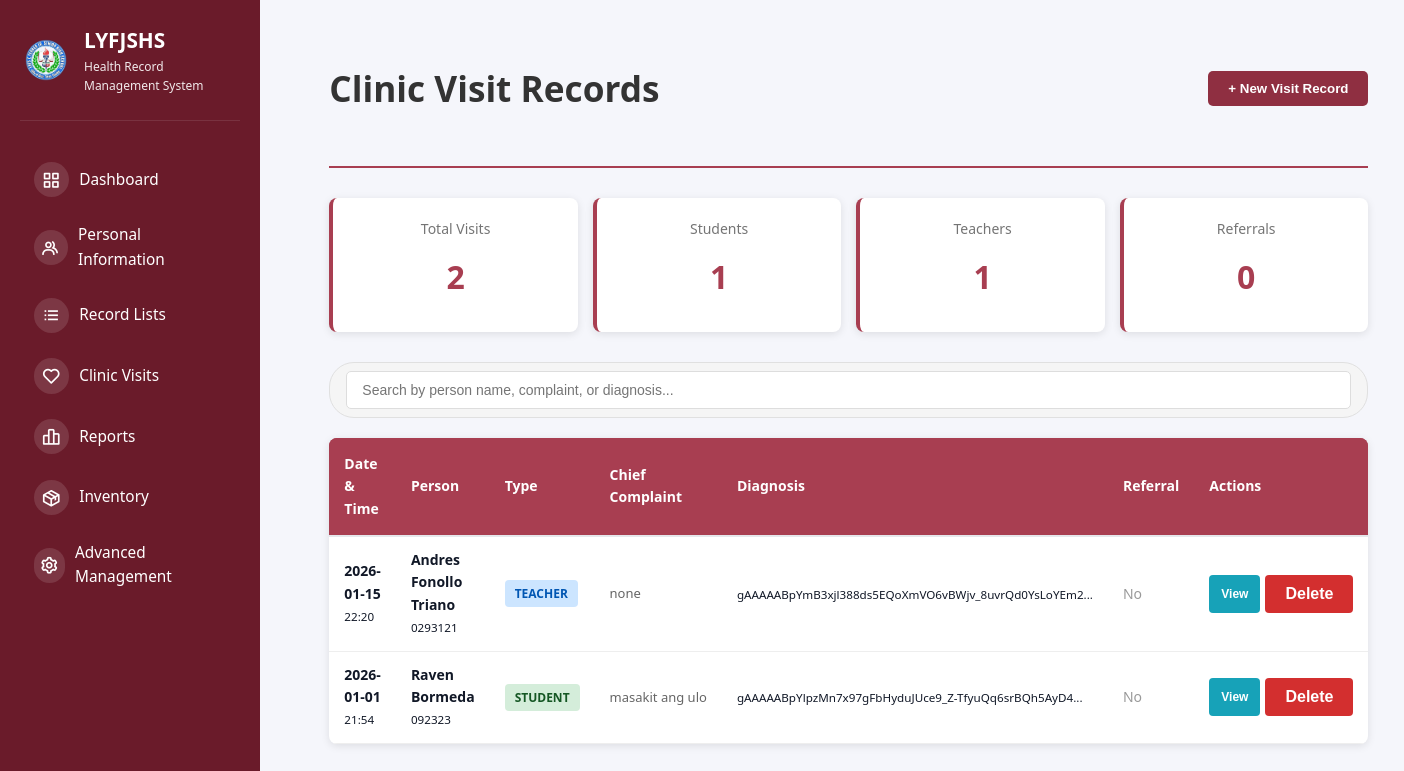
Page /clinic-visits (signed in) on the earlier database version.
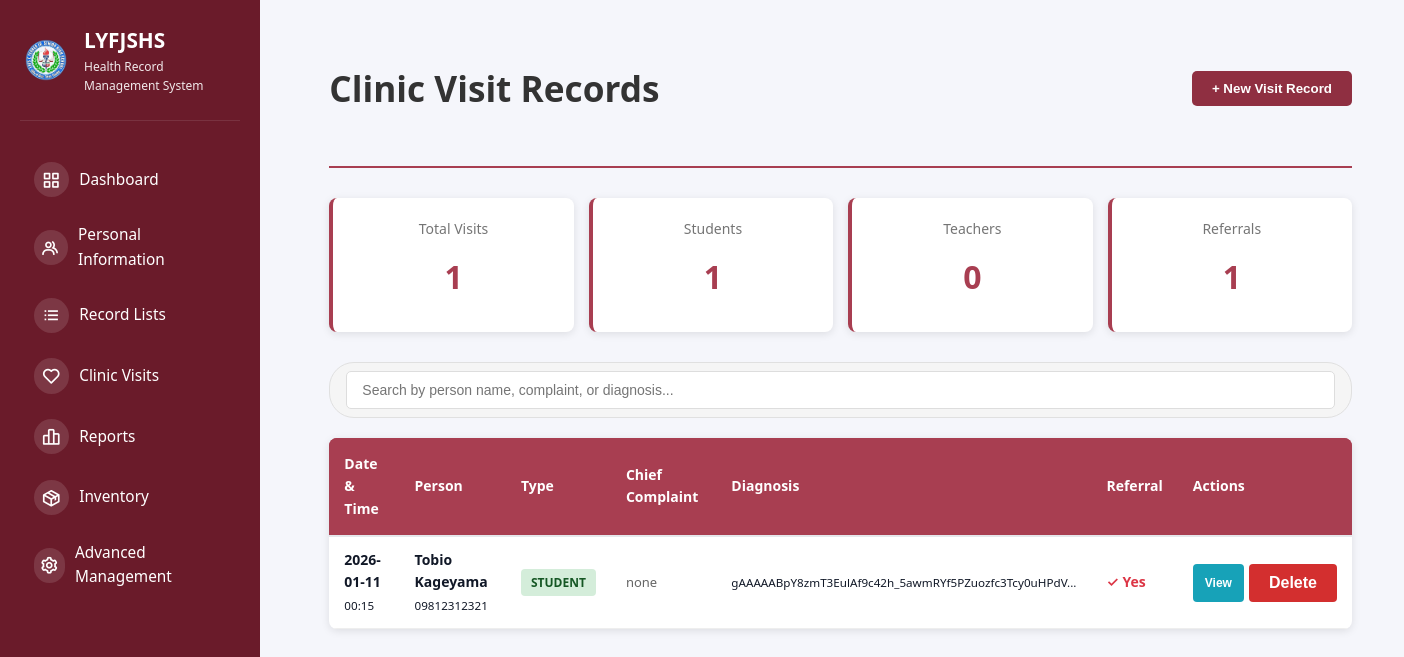
Same page on the later database version.
### tables this page shows
CREATE TABLE clinic_visits (
            id INTEGER PRIMARY KEY AUTOINCREMENT,
            person_type TEXT NOT NULL,
            person_id INTEGER NOT NULL,
            visit_date DATE NOT NULL,
            visit_time TIME,
            nurse_id INTEGER,
            nurse_name TEXT,
            temperature REAL,
            blood_pressure TEXT,
            heart_rate INTEGER,
            respiratory_rate INTEGER,
            chief_complaint TEXT NOT NULL,
            physical_examination TEXT,
            diagnosis TEXT,
            assessment TEXT,
            treatment_provided TEXT,
            medications_given TEXT,
            first_aid_provided TEXT,
            recommendations TEXT,
            referral_needed INTEGER DEFAULT 0,
            referral_type TEXT,
            referral_to TEXT,
            visit_notes TEXT,
            follow_up_required INTEGER DEFAULT 0,
            follow_up_date DATE,
            created_at TIMESTAMP DEFAULT CURRENT_TIMESTAMP,
            updated_at TIMESTAMP DEFAULT CURRENT_TIMESTAMP, patient_sex TEXT, patient_age INTEGER,
            FOREIGN KEY(nurse_id) REFERENCES users(id)
        );

### src/app.py (the view)
@app.route("/clinic-visits")
@require_role('super_admin', 'health_officer', 'class_advisor')
def view_clinic_visits():
    db = get_db_connection()
    if not db:
        flash("Database error.", "danger")
        return redirect(url_for("dashboard"))
    try:
        cursor = db.cursor()
        cursor.execute("SELECT role, advisory_class FROM users WHERE id = ?", (session.get("user_id"),))
        user_row = cursor.fetchone()
        user_role = safe_row_get(user_row, 'role') if user_row else None
        advisory_class = safe_row_get(user_row, 'advisory_class') if user_row else None
        if user_role == 'class_advisor' and advisory_class:
            query = """
                SELECT cv.*,
                       CASE WHEN cv.person_type = 'student' THEN s.name ELSE t.name END as person_name,
                       CASE WHEN cv.person_type = 'student' THEN s.studentLRN ELSE t.teacherID END as person_code,
                       CASE WHEN cv.person_type = 'student' THEN s.class ELSE NULL END as person_class
                FROM clinic_visits cv
                LEFT JOIN students s ON cv.person_type = 'student' AND cv.person_id = s.id
                LEFT JOIN teachers t ON cv.person_type = 'teacher' AND cv.person_id = t.id
                WHERE cv.person_type = 'student' AND s.class = ?
                ORDER BY cv.visit_date DESC, cv.visit_time DESC
            """
            cursor.execute(query, (advisory_class,))
        else:
            query = """
                SELECT cv.*,
                       CASE WHEN cv.person_type = 'student' THEN s.name ELSE t.name END as person_name,
                       CASE WHEN cv.person_type = 'student' THEN s.studentLRN ELSE t.teacherID END as person_code
                FROM clinic_visits cv
                LEFT JOIN students s ON cv.person_type = 'student' AND cv.person_id = s.id
                LEFT JOIN teachers t ON cv.person_type = 'teacher' AND cv.person_id = t.id
                ORDER BY cv.visit_date DESC, cv.visit_time DESC
            """
            cursor.execute(query)
        visits = [decrypt_clinic_visit_record(dict(row)) for row in cursor.fetchall()]
        db.close()
        return render_template("clinic/clinic_visits_list.html", visits=visits, user_role=user_role, advisory_class=advisory_class)
    except sqlite3.Error as e:
        flash(f"Database error: {str(e)}", "danger")
        return redirect(url_for("dashboard"))

### templates/clinic/clinic_visits_list.html (shortened to what this page needs)
{% extends "shared/base.html" %}  {% block content %} {% if user_role == 'class_advisor' and
advisory_class %}
<div class="visits-container" style="max-width: 1000px">
  <div style="margin-bottom: 20px">
    <h2 style="margin: 0; color: #333; font-size: 1.8rem">
      Clinic Visit Records for {{ advisory_class }}
    </h2>
  </div>
  {% if visits %}
  <div class="visits-table">
    <table>
      <thead>
        <tr>
          <th>Date & Time</th>
          <th>Person</th>
          <th>Type</th>
          <th>Chief Complaint</th>
          <th>Diagnosis</th>
          <th>Referral</th>
          <th>Actions</th>
        </tr>
      </thead>
      <tbody>
        {% for visit in visits %}
        <tr>
          <td>
            <strong>{{ visit.visit_date }}</strong><br />
            <small>{{ visit.visit_time or '—' }}</small>
          </td>
          <td>
            <strong>{{ visit.person_name }}</strong><br />
            <small>{{ visit.person_code }}</small>
          </td>
          <td>
            <span
              class="person-type-badge {% if visit.person_type == 'student' %}badge-student{% else %}badge-teacher{% endif %}"
            >
              {{ visit.person_type|upper }}
            </span>
          </td>
          <td class="complaint-text" title="{{ visit.chief_complaint }}">
            {{ visit.chief_complaint }}
          </td>
          <td>
            {% if visit.diagnosis %}
            <small
              >{{ visit.diagnosis[:50] }}{{ '...' if visit.diagnosis|length > 50
              else '' }}</small
            >
            {% else %}
            <small style="color: #999">—</small>
            {% endif %}
          </td>
          <td>
            {% if visit.referral_needed == 1 %}
            <span style="color: #dc3545; font-weight: 600">✓ Yes</span>
            {% else %}
            <span style="color: #999">No</span>
            {% endif %}
          </td>
          <td>
            <div class="action-buttons">
              <button
                type="button"
                class="btn-view"
                data-visit-id="{{ visit.id }}"
                data-person-name="{{ visit.person_name }}"
                data-visit-date="{{ visit.visit_date }}"
                data-chief-complaint="{{ visit.chief_complaint }}"
                data-diagnosis="{{ visit.diagnosis or '' }}"
                data-treatment="{{ visit.treatment_provided or '' }}"
                onclick="openViewModal(this.dataset.visitId, this.dataset.personName, this.dataset.visitDate, this.dataset.chiefComplaint, this.dataset.diagnosis, this.dataset.treatment)"
              >
                View
              </button>
            </div>
          </td>
        </tr>
        {% endfor %}
      </tbody>
    </table>
  </div>
  {% else %}
  <div class="empty-state">
    <div class="empty-state-icon">📭</div>
    <h3>No clinic visit records found</h3>
    <p>There are no clinic visit records for your section yet.</p>
  </div>
  {% endif %}
</div>
{% else %}
<div class="visits-container">
  <div class="visits-header">
    <h1>Clinic Visit Records</h1>
    {% if user_role != 'class_advisor' %}
    <button onclick="openVisitModal()" class="btn-new-visit">
      + New Visit Record
    </button>
    {% endif %}
  </div>
  <div class="stat-boxes">
    <div class="stat-box">
      <div class="stat-label">Total Visits</div>
      <div class="stat-number">{{ visits|length }}</div>
    </div>
    <div class="stat-box">
      <div class="stat-label">Students</div>
      <div class="stat-number">
        {{ visits|selectattr('person_type', 'equalto', 'student')|list|length }}
      </div>
    </div>
    <div class="stat-box">
      <div class="stat-label">Teachers</div>
      <div class="stat-number">
        {{ visits|selectattr('person_type', 'equalto', 'teacher')|list|length }}
      </div>
    </div>
    <div class="stat-box">
      <div class="stat-label">Referrals</div>
      <div class="stat-number">
        {{ visits|selectattr('referral_needed', 'equalto', 1)|list|length }}
      </div>
    </div>
  </div>
  {% if visits %}
  <div class="search-container">
    <div class="search-input-group">
      <input
        type="text"
        id="visitsSearch"
        class="search-input"
        placeholder="Search by person name, complaint, or diagnosis..."
        onkeyup="filterVisitsTable()"
      />
    </div>
  </div>
  <div class="visits-table">
    <table id="visitsTable">
      <thead>
        <tr>
          <th>Date & Time</th>
          <th>Person</th>
          <th>Type</th>
          <th>Chief Complaint</th>
          <th>Diagnosis</th>
          <th>Referral</th>
          <th>Actions</th>
        </tr>
      </thead>
      <tbody>
        {% for visit in visits %}
        <tr>
          <td>
            <strong>{{ visit.visit_date }}</strong><br />
            <small>{{ visit.visit_time or '—' }}</small>
          </td>
          <td>
            <strong>{{ visit.person_name }}</strong><br />
            <small>{{ visit.person_code }}</small>
          </td>
          <td>
            <span
              class="person-type-badge {% if visit.person_type == 'student' %}badge-student{% else %}badge-teacher{% endif %}"
            >
              {{ visit.person_type|upper }}
            </span>
          </td>
          <td class="complaint-text" title="{{ visit.chief_complaint }}">
            {{ visit.chief_complaint }}
          </td>
          <td>
            {% if visit.diagnosis %}
            <small
              >{{ visit.diagnosis[:50] }}{{ '...' if visit.diagnosis|length > 50
              else '' }}</small
            >
            {% else %}
            <small style="color: #999">—</small>
            {% endif %}
          </td>
          <td>
            {% if visit.referral_needed == 1 %}
            <span style="color: #dc3545; font-weight: 600">✓ Yes</span>
            {% else %}
            <span style="color: #999">No</span>
            {% endif %}
          </td>
          <td>
            <div class="action-buttons">
              <button
                type="button"
                class="btn-view"
                data-visit-id="{{ visit.id }}"
                data-person-name="{{ visit.person_name }}"
                data-visit-date="{{ visit.visit_date }}"
                data-chief-complaint="{{ visit.chief_complaint }}"
                data-diagnosis="{{ visit.diagnosis or '' }}"
                data-treatment="{{ visit.treatment_provided or '' }}"
                onclick="openViewModal(this.dataset.visitId, this.dataset.personName, this.dataset.visitDate, this.dataset.chiefComplaint, this.dataset.diagnosis, this.dataset.treatment)"
              >
                View
              </button>
              <button
                type="button"
                class="btn-delete"
                data-visit-id="{{ visit.id }}"
                data-person-name="{{ visit.person_name }}"
                onclick="openDeleteModal(this.dataset.visitId, this.dataset.personName)"
              >
                Delete
              </button>
            </div>
          </td>
        </tr>
        {% endfor %}
      </tbody>
    </table>
  </div>
  {% endif %}
</div>
{% endif %}
{% endblock %}

### templates/shared/base.html (shortened to what this page needs)
<!DOCTYPE html>
<html lang="en">
  <head>
    <link
      href="https://unpkg.com/boxicons@2.1.4/css/boxicons.min.css"
      rel="stylesheet"
    />
    <link
      rel="stylesheet"
      href="{{ url_for('static', filename='css/dashboard.css') }}"
    />
    <link
      rel="stylesheet"
      href="{{ url_for('static', filename='css/header.css') }}"
    />
  </head>
  <body>
    <div class="app-container">
      <button class="mobile-menu-toggle" id="mobileMenuToggle">
      </button>
      <aside class="sidebar" id="sidebar">
        <div class="sidebar-header">
          <img
            src="{{ url_for('static', filename='imgs/577258389_819623970710259_5288846695784598957_n-removebg-preview.png') }}"
            alt="School Logo"
            class="sidebar-logo"
          />
          <div class="sidebar-title">
            <h1>LYFJSHS</h1>
            <p>Health Record Management System</p>
          </div>
        </div>
        <nav class="sidebar-nav">
          <ul>
            <li>
              <a href="{{ url_for('dashboard') }}" class="nav-item">
                <span class="nav-icon"><i class="bx bx-grid-alt"></i></span>
                <span class="nav-label">Dashboard</span>
              </a>
            </li>
            {% if session.get('role') in ['super_admin', 'health_officer'] %}
            <li>
              <a href="{{ url_for('user_management') }}" class="nav-item">
                <span class="nav-icon"><i class="bx bx-group"></i></span>
                <span class="nav-label">Personal Information</span>
              </a>
            </li>
            {% endif %}
            <li>
              <a href="{{ url_for('record_lists') }}" class="nav-item">
                <span class="nav-icon"><i class="bx bx-list-ul"></i></span>
                <span class="nav-label">Record Lists</span>
              </a>
            </li>
            {% if session.get('role') in ['super_admin', 'health_officer',
            'class_advisor'] %}
            <li>
              <a href="{{ url_for('view_clinic_visits') }}" class="nav-item">
                <span class="nav-icon"><i class="bx bx-heart"></i></span>
                <span class="nav-label">Clinic Visits</span>
              </a>
            </li>
            {% endif %} {% if session.get('role') in ['super_admin',
            'health_officer'] %}
            <li>
              <a href="{{ url_for('clinic_reports') }}" class="nav-item">
                <span class="nav-icon"
                  ><i class="bx bx-bar-chart-alt-2"></i
                ></span>
                <span class="nav-label">Reports</span>
              </a>
            </li>
            {% endif %} {% if session.get('role') in ['super_admin',
            'health_officer'] %}
            <li>
              <a href="{{ url_for('inventory') }}" class="nav-item">
                <span class="nav-icon"><i class="bx bx-package"></i></span>
                <span class="nav-label">Inventory</span>
              </a>
            </li>
            {% endif %} {% if session.get('role') in ['super_admin',
            'health_officer'] %}
            <li>
              <a href="{{ url_for('advanced_management') }}" class="nav-item">
                <span class="nav-icon"><i class="bx bx-cog"></i></span>
                <span class="nav-label">Advanced Management</span>
              </a>
            </li>
            {% endif %}
          </ul>
        </nav>
      </aside>
      <div class="content-area">
        <main class="main-content">{% block content %}{% endblock %}</main>
      </div>
    </div>
  </body>
</html>

Differences in the rows shown:
removed clinic_visits: visit_date "2026-01-15", visit_time "22:20", person_name "Andres Fonollo Triano", person_code "0293121", person_type "TEACHER", chief_complaint "none", diagnosis "gAAAAABpYmB3xjl388ds5EQoXmVO6vBWjv_8uvrQd0YsLoYEm2", diagnosis "...", referral_needed "No"
removed clinic_visits: visit_date "2026-01-01", visit_time "21:54", person_name "Raven Bormeda", person_code "092323", person_type "STUDENT", chief_complaint "masakit ang ulo", diagnosis "gAAAAABpYlpzMn7x97gFbHyduJUce9_Z-TfyuQq6srBQh5AyD4", diagnosis "...", referral_needed "No"
added clinic_visits: visit_date "2026-01-11", visit_time "00:15", person_name "Tobio Kageyama", person_code "09812312321", person_type "STUDENT", chief_complaint "none", diagnosis "gAAAAABpY8zmT3EulAf9c42h_5awmRYf5PZuozfc3Tcy0uHPdV", diagnosis "...", referral_needed "✓ Yes"
Other differences:
{{ visits|length }}: "2" → "1"
{{ visits|selectattr('person_type', 'equalto', 'teacher')|list|length }}: "1" → "0"
{{ visits|selectattr('referral_needed', 'equalto', 1)|list|length }}: "0" → "1"
